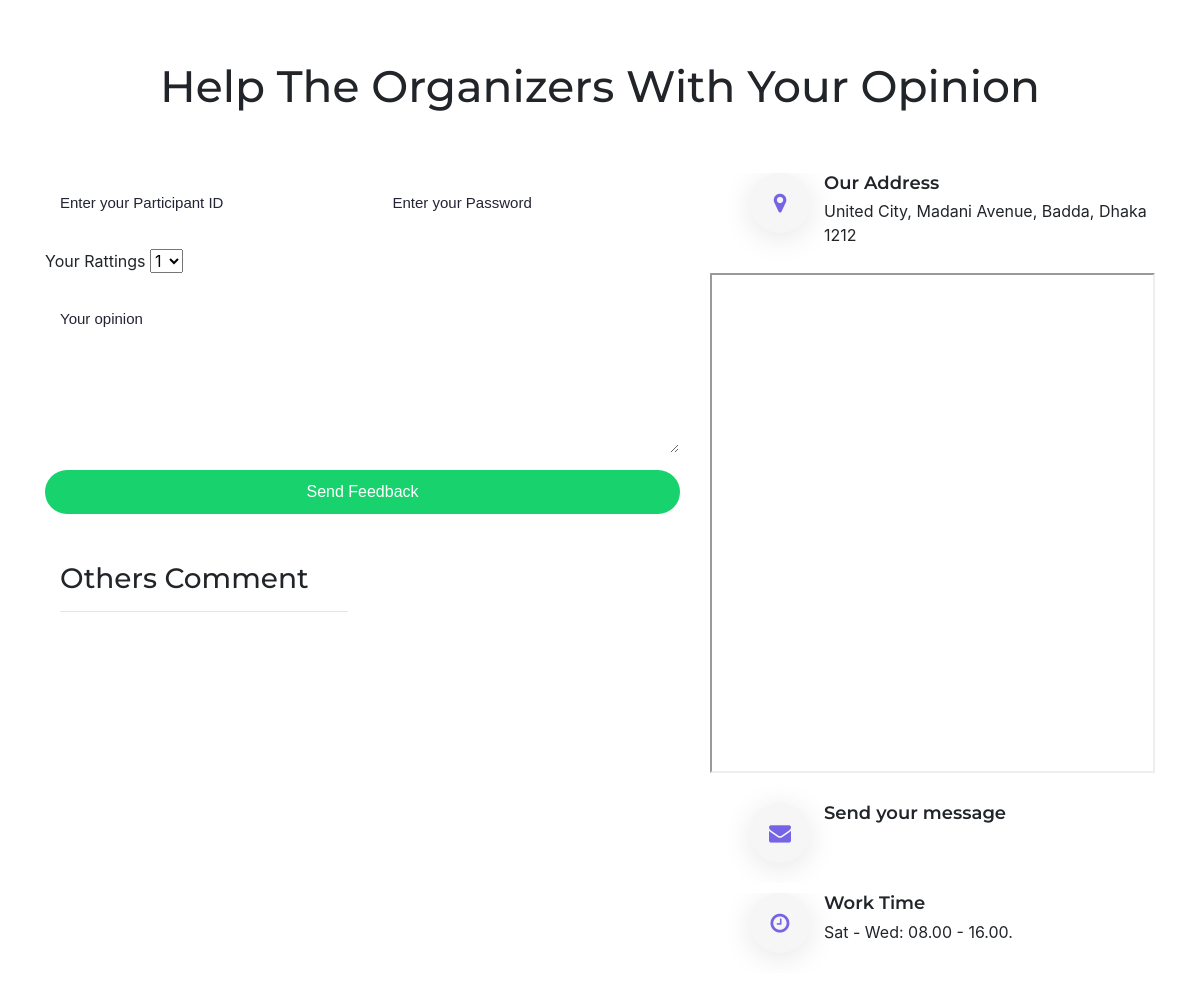
Before: /feedback.php?eid=101 with the older database file.
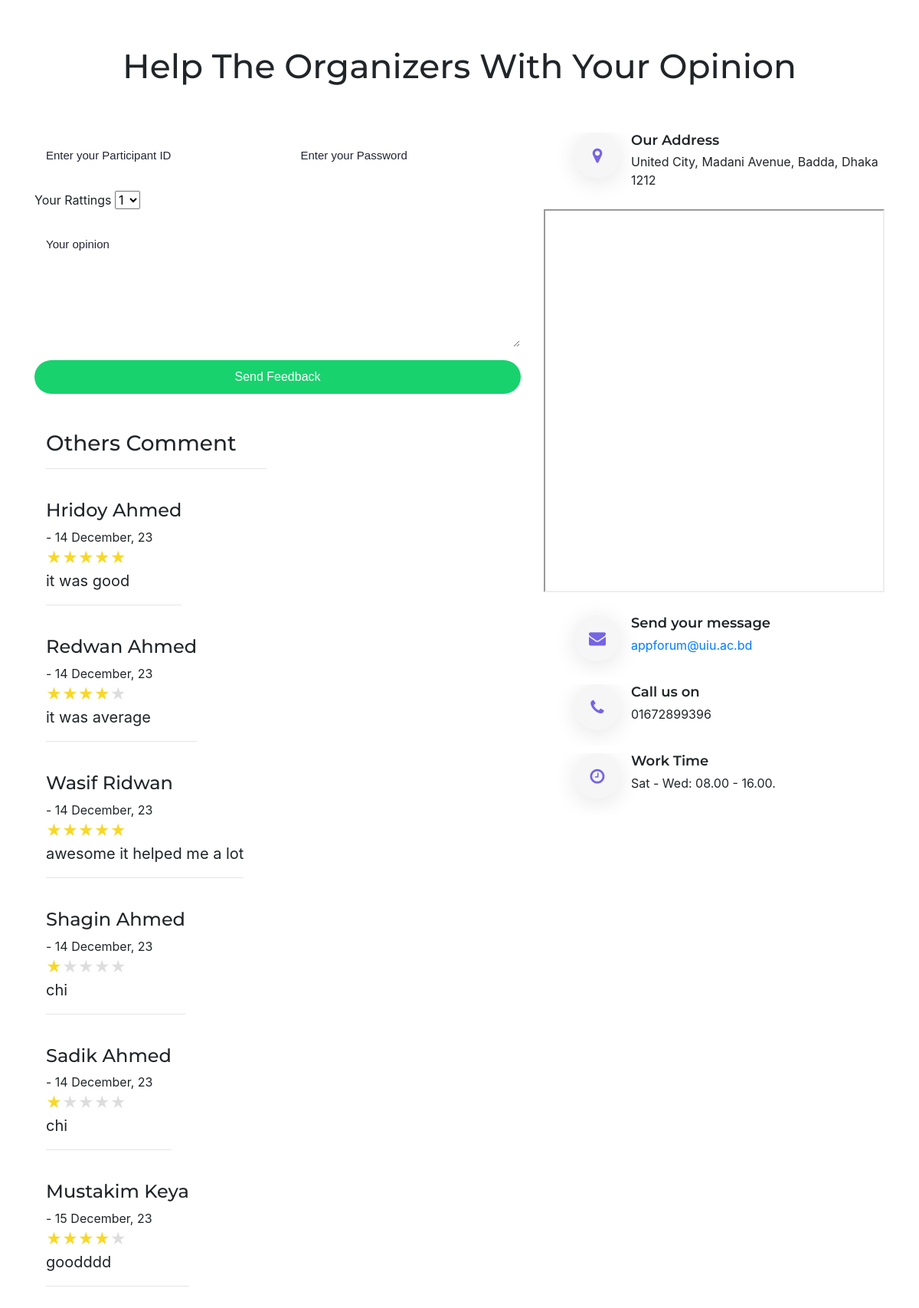
After: the same page with the newer database file.
### tables this page shows
CREATE TABLE `feedback_` (
  `Rating` int(11) NOT NULL,
  `Comments` varchar(500) NOT NULL,
  `EventID` int(11) NOT NULL,
  `Fid` int(11) NOT NULL,
  `Pid` int(11) NOT NULL,
  `date` date DEFAULT NULL
);

CREATE TABLE `organizer` (
  `OrganizerID` int(11) NOT NULL,
  `OrganizerName` varchar(100) NOT NULL,
  `OrganizerEmail` varchar(50) NOT NULL,
  `OrganizerContactNumber` varchar(20) NOT NULL,
  `OrganizerFileLogo` varchar(100) DEFAULT NULL,
  `OrganizerDescription` varchar(500) NOT NULL,
  `OrganizerPass` varchar(100) DEFAULT NULL
);

### feedback.php (the view, shortened to what this page needs)
<?php
    $servername = "localhost";
    $username = "root";
    $password = "";
    $database = "eventadministration";
    $conn = mysqli_connect($servername,$username,$password,$database);
    $eid= $_GET['eid'];
 ?>
<!DOCTYPE html>
<html lang="en">
<head>
  <link href="lib/bootstrap/css/bootstrap.min.css" rel="stylesheet">
  <link href="lib/font-awesome/css/font-awesome.min.css" rel="stylesheet">
  <link href="lib/animate/animate.min.css" rel="stylesheet">
  <link href="lib/ionicons/css/ionicons.min.css" rel="stylesheet">
  <link href="lib/owlcarousel/assets/owl.carousel.min.css" rel="stylesheet">
  <link href="lib/lightbox/css/lightbox.min.css" rel="stylesheet">
  <link href="css/style.css" rel="stylesheet">
<link href="https://cdn.jsdelivr.net/npm/bootstrap@4.4.1/dist/css/bootstrap.min.css" rel="stylesheet">
</head>
<body>
<link href="https://maxcdn.bootstrapcdn.com/font-awesome/4.7.0/css/font-awesome.min.css" rel="stylesheet" />
<div id="contact" class="contact-area section-padding">
<div class="container">
<div class="section-title text-center">
<h1>Help the organizers with your opinion</h1>
</div>
<div class="row">
<div class="col-lg-7">
<div class="contact">
<form class="form" name="enq" method="post" action="#" >
<div class="row">
<div class="form-group col-md-6">
<input type="text" name="pid" class="form-control" placeholder="Enter your Participant ID" required="required">
</div>
<div class="form-group col-md-6">
<input type="text" name="ppass" class="form-control" placeholder="Enter your Password" required="required">
</div>
<div class="form-group col-md-12">
<label for="rating">Your Rattings</label>
  <select name="rating" id="rating">
    <option value="1">1</option>
  </select>
</div>
<div class="form-group col-md-12">
<textarea rows="6" name="comments" class="form-control" placeholder="Your opinion" required="required"></textarea>
</div>
<div class="col-md-12 text-center">
<button type="submit" value="Send message" name="submit" id="submitButton" class="btn btn-contact-bg" title="Submit!">Send Feedback</button>
</div>
</div>
</form>
<br> <br>
<section>
    <?php
    $query="SELECT concat(ParticipantFirstName,' ',ParticipantlastName) as name,Rating,Comments,date
    FROM feedback_ JOIN participants on feedback_.Pid=participants.ParticipantID
    where EventID = $eid";
    $result= mysqli_query($conn, $query);
  echo '<div class="container">
        <div class="row">
            <div class="col-sm-5 col-md-6 col-12 pb-4">
                <h3>Others Comment</h3>  <hr>';
                if(mysqli_num_rows($result) > 0)
                {
                  while($row = mysqli_fetch_assoc($result)){
                echo '<div class="comment mt-4 text-justify float-left">
                    <h4>'. $row['name'] .'</h4>
                    <span>- '. date('j F, y',strtotime($row['date']))  .'</span>
                    <br>';
                        for ($i = 1; $i <= 5; $i++) {
                         echo "<span class='star " . (($i <= $row['Rating']) ? 'filled' : '') . "'>&#9733;</span>";
                     }
                    echo '<p style="font-size: 20px;">'. $row['Comments'] .'</p>
                    <hr>
                </div>  ' ;
                  }
                }
           echo '</div>
        </div>
    </div>';
    ?>
</section>
</div>
</div>
<div class="col-lg-5">
<div class="single_address">
<i class="fa fa-map-marker" ></i>
<h4>Our Address</h4>
<p>United City, Madani Avenue, Badda, Dhaka 1212</p>
</div>
<?php
    $address = 'UIU united city';
    $address= str_replace(" ","+",$address);
    ?>
    <iframe width="100%" height="500" src="https://maps.google.com/maps?q=<?php
    echo $address; ?>&output=embed"></iframe>
<div class="single_address">
    <br>
<i class="fa fa-envelope"></i>
<h4>Send your message</h4>
<?php
 $sql = "SELECT OrganizerContactNumber,OrganizerEmail FROM organizer join events on events.OrganizerID=organizer.OrganizerID where EventID=$eid";
 $result = mysqli_query($conn, $sql);
 if(mysqli_num_rows($result) > 0)
 {
    while($row = mysqli_fetch_assoc($result)){
   echo '
<p><a href="#" class="__cf_email__" data-cfemail="e7ae898188a7829f868a978b82c984888a">'. $row["OrganizerEmail"] .'</a></p>
</div>
<div class="single_address">
<i class="fa fa-phone"></i>
<h4>Call us on</h4>
    <p>'. $row["OrganizerContactNumber"] .'</p>';
    }
}
?>
</div>
<div class="single_address">
<i class="fa fa-clock-o"></i>
<h4>Work Time</h4>
<p>Sat - Wed: 08.00 - 16.00. </p>
</div>
</div>
</div>
</div>
</div>
</body>
</html>

### css/style.css (style rules this page uses)
body { color: #666666; font-family: "Open Sans", sans-serif; }
a { color: #18d26e; transition: 0.5s; }
p { padding: 0; margin: 0 0 30px 0; }
h1, h2, h3, h4, h5, h6 { font-family: "Montserrat", sans-serif; font-weight: 400; margin: 0 0 20px 0; padding: 0; }
#contact { padding: 60px 0; }
#contact .form input, #contact .form textarea { padding: 10px 14px; border-radius: 0; box-shadow: none; font-size: 15px; }
#contact .form button[type="submit"] { background: #18d26e; border: 0; padding: 10px 30px; color: #fff; transition: 0.4s; cursor: pointer; }

### feedback.php (style rules this page uses)
.star { color: #ddd; font-size: 20px; cursor: pointer; }
.filled { color: #f8d825; }
.contact-area { background-attachment: fixed; background-size: cover; background-position: center; }
.contact input { background: #fff; border: 1px solid #fff; border-radius: 3px; -webkit-box-shadow: none; box-shadow: none; color: #232434; font-size: 16px; height: 60px; padding: 10px; width: 100%; font-family: 'poppins', sans-serif; padding-left: 30px; -webkit-transition: all 0.3s ease 0s; -o-transition: all 0.3s ease 0s; transition: all 0.3s ease 0s; }
.contact textarea { background: #fff; border: 1px solid #fff; border-radius: 3px; -webkit-box-shadow: none; box-shadow: none; color: #232434; font-size: 16px; padding: 10px; width: 100%; font-family: 'poppins', sans-serif; padding-left: 30px; -webkit-transition: all 0.3s ease 0s; -o-transition: all 0.3s ease 0s; transition: all 0.3s ease 0s; }
.form-control::placeholder { color: #232434; opacity: 1; }
.btn-contact-bg { border-radius: 30px; color: #fff; outline: medium none !important; padding: 15px 27px; text-transform: capitalize; -webkit-transition: all 0.3s ease 0s; -o-transition: all 0.3s ease 0s; transition: all 0.3s ease 0s; background: #7564e5; font-family: 'poppins', sans-serif; cursor: pointer; width: 100%; }
.single_address { overflow: hidden; margin-bottom: 10px; padding-left: 40px; }
.single_address i { background: #f6f6f6; color: #7564e5; border-radius: 30px; width: 60px; height: 60px; line-height: 60px; text-align: center; float: left; margin-right: 14px; font-size: 22px; -webkit-box-shadow: 0 5px 30px 0 rgba(0, 0, 0, 0.1); box-shadow: 0 5px 30px 0 rgba(0, 0, 0, 0.1); margin-bottom: 20px; -webkit-transition: all 0.3s ease 0s; -o-transition: all 0.3s ease 0s; transition: all 0.3s ease 0s; }
.single_address h4 { font-size: 18px; margin-bottom: 0px; overflow: hidden; font-weight: 600; }
.single_address p { overflow: hidden; margin-top: 5px; }
.section-title h1 { font-size: 44px; font-weight: 500; margin-top: 0; position: relative; text-transform: capitalize; margin-bottom: 15px; }
.section-title { margin-bottom: 60px; }
.text-center { text-align: center!important; }

Changed rows visible on the page:
added feedback_: name "Hridoy Ahmed", date "14 December, 23", Comments "it was good"
added feedback_: name "Redwan Ahmed", date "14 December, 23", Comments "it was average"
added feedback_: name "Wasif Ridwan", date "14 December, 23", Comments "awesome it helped me a lot"
added feedback_: name "Shagin Ahmed", date "14 December, 23", Comments "chi"
added feedback_: name "Sadik Ahmed", date "14 December, 23", Comments "chi"
added feedback_: name "Mustakim Keya", date "15 December, 23", Comments "goodddd"
added organizer: OrganizerEmail "appforum@uiu.ac.bd", OrganizerContactNumber "01672899396"
